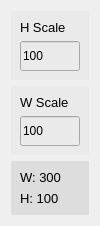
                        <widget class="QWidget" name="widget" native="true">
                         <property name="maximumSize">
                          <size>
                           <width>100</width>
                           <height>16777215</height>
                          </size>
                         </property>
                         <layout class="QVBoxLayout" name="verticalLayout_36">
                          <item>
                           <layout class="QVBoxLayout" name="verticalLayout_32">
                            <item>
                             <widget class="QWidget" name="widget_4" native="true">
                              <property name="minimumSize">
                               <size>
                                <width>0</width>
                                <height>0</height>
                               </size>
                              </property>
                              <property name="maximumSize">
                               <size>
                                <width>16777215</width>
                                <height>16777215</height>
                               </size>
                              </property>
                              <property name="styleSheet">
                               <string notr="true">background-color: rgb(234, 234, 234);</string>
                              </property>
                              <layout class="QVBoxLayout" name="verticalLayout_33">
                               <item>
                                <widget class="QLabel" name="label_18">
                                 <property name="font">
                                  <font>
                                   <pointsize>10</pointsize>
                                   <weight>50</weight>
                                   <bold>false</bold>
                                   <kerning>true</kerning>
                                  </font>
                                 </property>
                                 <property name="text">
                                  <string>H Scale</string>
                                 </property>
                                </widget>
                               </item>
                               <item>
                                <widget class="QLineEdit" name="leHeightScale">
                                 <property name="minimumSize">
                                  <size>
                                   <width>0</width>
                                   <height>30</height>
                                  </size>
                                 </property>
                                 <property name="text">
                                  <string>100</string>
                                 </property>
                                </widget>
                               </item>
                              </layout>
                             </widget>
                            </item>
                            <item>
                             <widget class="QWidget" name="widget_5" native="true">
                              <property name="styleSheet">
                               <string notr="true">background-color: rgb(234, 234, 234);</string>
                              </property>
                              <layout class="QVBoxLayout" name="verticalLayout_34">
                               <item>
                                <widget class="QLabel" name="label_20">
                                 <property name="font">
                                  <font>
                                   <pointsize>10</pointsize>
                                   <weight>50</weight>
                                   <bold>false</bold>
                                   <kerning>true</kerning>
                                  </font>
                                 </property>
                                 <property name="text">
                                  <string>W Scale</string>
                                 </property>
                                </widget>
                               </item>
                               <item>
                                <widget class="QLineEdit" name="leWidthScale">
                                 <property name="minimumSize">
                                  <size>
                                   <width>0</width>
                                   <height>30</height>
                                  </size>
                                 </property>
                                 <property name="text">
                                  <string>100</string>
                                 </property>
                                </widget>
                               </item>
                              </layout>
                             </widget>
                            </item>
                           </layout>
                          </item>
                          <item>
                           <widget class="QWidget" name="widget_3" native="true">
                            <property name="styleSheet">
                             <string notr="true">background-color: rgb(221, 221, 221);</string>
                            </property>
                            <layout class="QVBoxLayout" name="verticalLayout_35">
                             <item>
                              <widget class="QLabel" name="lbImageWidth">
                               <property name="font">
                                <font>
                                 <pointsize>10</pointsize>
                                 <weight>50</weight>
                                 <bold>false</bold>
                                 <kerning>true</kerning>
                                </font>
                               </property>
                               <property name="styleSheet">
                                <string notr="true"/>
                               </property>
                               <property name="text">
                                <string>W: 300</string>
                               </property>
                              </widget>
                             </item>
                             <item>
                              <widget class="QLabel" name="lbImageHeight">
                               <property name="font">
                                <font>
                                 <pointsize>10</pointsize>
                                 <weight>50</weight>
                                 <bold>false</bold>
                                 <kerning>true</kerning>
                                </font>
                               </property>
                               <property name="styleSheet">
                                <string notr="true"/>
                               </property>
                               <property name="text">
                                <string>H: 100</string>
                               </property>
                              </widget>
                             </item>
                            </layout>
                           </widget>
                          </item>
                         </layout>
                        </widget>
